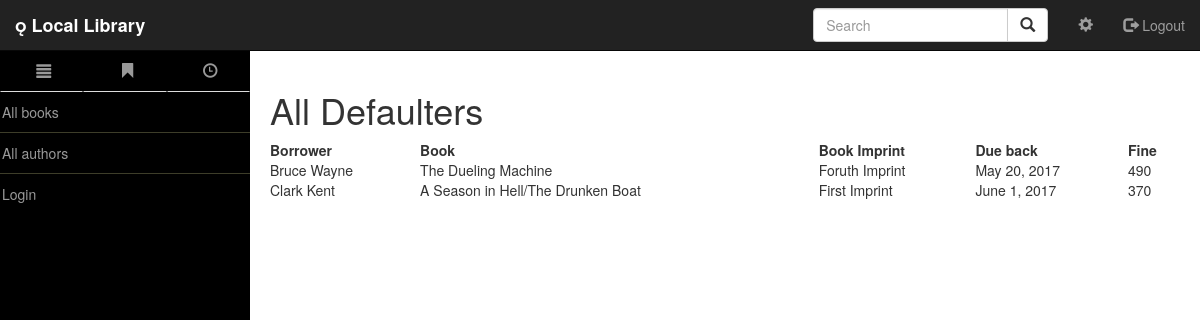
Before: /catalog/defaulters/ with the older database file.
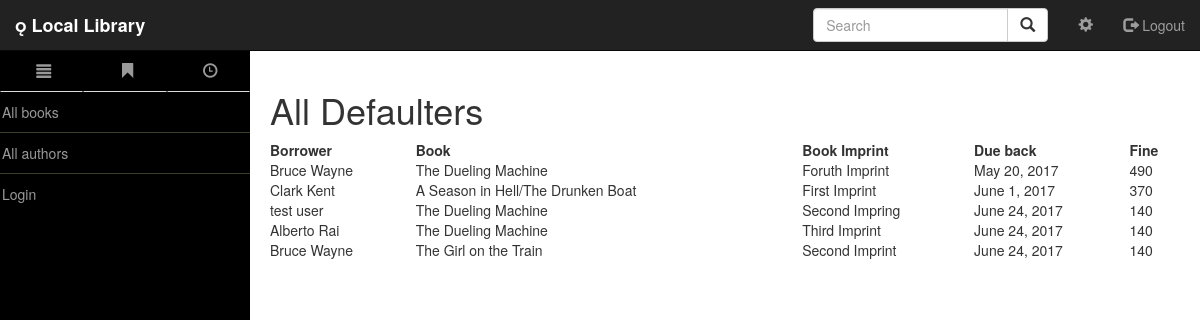
After: the same page with the newer database file.
### catalog/models.py (models this page shows, shortened)
class BookInstance(models.Model):
    id = models.UUIDField(primary_key=True,default=uuid.uuid4, help_text="Unique id for this particular book accross whole library")
    book = models.ForeignKey('Book',on_delete=models.SET_NULL, null=True)
    imprint = models.CharField(max_length=200)
    due_back = models.DateField(blank=True, null=True)
    borrower = models.ForeignKey(User,on_delete=models.SET_NULL,blank=True, null=True)
    LOAN_STATUS = (
        ('d', 'Maintenance'),
        ('o', 'On Loan'),
        ('a', 'Available'),
        ('r', 'Reserved'),
    )
    status = models.CharField(max_length=1,choices=LOAN_STATUS, default = 'd' ,blank=True, help_text='book availability')
    class Meta:
        permissions = (('can_mark_returned',"Set book as returned"),)
        ordering = ["due_back"]

class Book(models.Model):
    title = models.CharField(max_length=200)
    author = models.ForeignKey("Author",on_delete=models.SET_NULL,null=True)
    summary = models.TextField(max_length=1000,help_text="Enter the brief description of book")
    isbn = models.CharField('ISBN',max_length=13,help_text='13 Character <a href="https://www.isbn-international.org/content/what-isbn">ISBN number</a>')
    genere = models.ManyToManyField('Genere',help_text='Select a genere for book')
    language = models.ForeignKey('Language', on_delete=models.SET_NULL, null=True)
    class Meta:
        __module__= '__name__'
    def display_genere(self):
        """
        Creates a string for the Genre. This is required to display genre in Admin.
        """
        return ", ".join([genere.name for genere in self.genere.all()[:3]])
    display_genere.short_description = 'Genere'

### catalog/views.py (the view)
def get_defaulters(request):
    defaulter_instances = BookInstance.objects.filter(Q(borrower__isnull=False ) & Q( due_back__lt=datetime.datetime.now()))
    print "--- number of defaulters --- ", defaulter_instances.count()
    return render( request, "catalog/all_defaulters.html",
    context={
        "defaulters": defaulter_instances
    })

### catalog/templatetags/myfilters.py (called while the page is built)
@register.filter(name='fine')
def fine(value):
    return (datetime.now().date() - value ).days *10

### catalog/templates/catalog/all_defaulters.html (shortened to what this page needs)
{% extends "base_generic.html" %}
{% load static %}
{% load myfilters %}
{% block content %}
<h1>All Defaulters</h1>
        <table  id="myTable" class="row-border diaplay" cellspacing="0" width="100%">
            <thead>
                <tr>
                    <th>Borrower</th>
                    <th>Book</th>
                    <th>Book Imprint</th>
                    <th>Due back</th>
                    <th>Fine</th>
                </tr>
            </thead>
            <tbody>
            {% for defaulter in defaulters %}
                <tr>
                    <td> {{ defaulter.borrower.first_name }}  {{ defaulter.borrower.last_name }}</td>
                    <td> {{ defaulter.book.title }} </td>
                    <td> {{ defaulter.imprint }} </td>
                    <td> {{ defaulter.due_back }} </td>
                    <td> {{ defaulter.due_back|fine }} </td>
                </tr>
            {% endfor %}
            </tbody>
        </table>
{% endblock %}

Changed rows visible on the page:
now on this page (row edited): BookInstance: borrower.first_name "test", borrower.last_name "user", book "The Dueling Machine", imprint "Second Impring", due_back "June 24, 2017", due_back|fine "140"
now on this page (row edited): BookInstance: borrower.first_name "Alberto", borrower.last_name "Rai", book "The Dueling Machine", imprint "Third Imprint", due_back "June 24, 2017", due_back|fine "140"
now on this page (row edited): BookInstance: borrower.first_name "Bruce", borrower.last_name "Wayne", book "The Girl on the Train", imprint "Second Imprint", due_back "June 24, 2017", due_back|fine "140"
